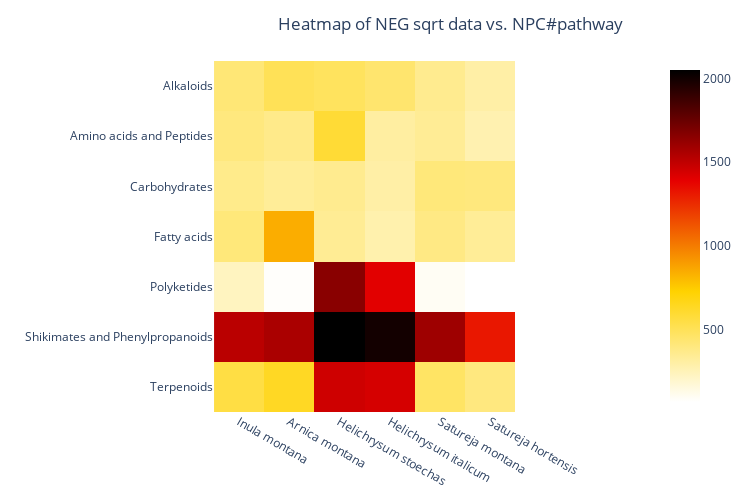

Source (notebook cell):
### Code cell
import plotly.express as px

# Pivot the DataFrame to make 'NPC#superclass' the index and columns 'NEG_IM' to 'NEG_SH' as values
pivot_df = neg_superclass_sqrt.pivot(columns=[], values=neg_metadata['ATTRIBUTE_' + metadata].unique()[1:])

# Get the row and column names for the heatmap
row_names = neg_superclass_sqrt.index.to_list()
column_names = pivot_df.columns

# Create a heatmap using Plotly Express
fig = px.imshow(pivot_df.values, x=column_names, y=row_names , color_continuous_scale='hot_r')

# Set plot labels and title
fig.update_layout(
    #xaxis=dict(title='sqrt Columns'),
    #yaxis=dict(title=chemical_family),
    title='Heatmap of NEG sqrt data vs. ' + chemical_family,
    title_x=size[chemical_family][2],
    height=size[chemical_family][0],
    width=size[chemical_family][1]
)

# Show the plot
#fig.show()
#fig.write_image("clementine_images/Prov_Off_NEG_pathway.svg")

### Figure 1 — Plotly figure (JSON) as saved in the notebook; plotly's stock layout.template omitted (floating-point values rounded to 4 significant figures)
{"data": [{"coloraxis": "coloraxis", "hovertemplate": "x: %{x}<br>y: %{y}<br>color: %{z}<extra></extra>", "name": "0", "type": "heatmap", "x": ["Inula montana", "Arnica montana", "Helichrysum stoechas", "Helichrysum italicum", "Satureja montana", "Satureja hortensis"], "xaxis": "x", "y": ["Alkaloids", "Amino acids and Peptides", "Carbohydrates", "Fatty acids", "Polyketides", "Shikimates and Phenylpropanoids", "Terpenoids"], "yaxis": "y", "z": [[422.2, 502.7, 483.7, 443.9, 358.2, 298.5], [401.5, 370.1, 589.5, 311.2, 341.5, 272.7], [368.4, 334.9, 358.7, 297.8, 411.2, 404.5], [411.6, 844.3, 345.8, 279.3, 387.0, 337.4], [230.9, 76.46, 1656.0, 1401.0, 96.75, 67.33], [1515.0, 1563.0, 2050.0, 1996.0, 1595.0, 1317.0], [552.2, 633.9, 1459.0, 1440.0, 469.5, 399.4]]}], "layout": {"coloraxis": {"colorscale": [[0, "rgb(255,255,255)"], [0.3333, "rgb(255,210,0)"], [0.6667, "rgb(230,0,0)"], [1, "rgb(0, 0, 0)"]]}, "height": 500, "margin": {"t": 60}, "title": {"text": "Heatmap of NEG sqrt data vs. NPC#pathway", "x": 0.6}, "width": 750, "xaxis": {"anchor": "y", "autorange": true, "constrain": "domain", "domain": [0.2337, 0.7663], "range": [-0.5, 5.5], "scaleanchor": "y", "type": "category"}, "yaxis": {"anchor": "x", "autorange": true, "constrain": "domain", "domain": [0, 1], "range": [6.5, -0.5], "type": "category"}}}
